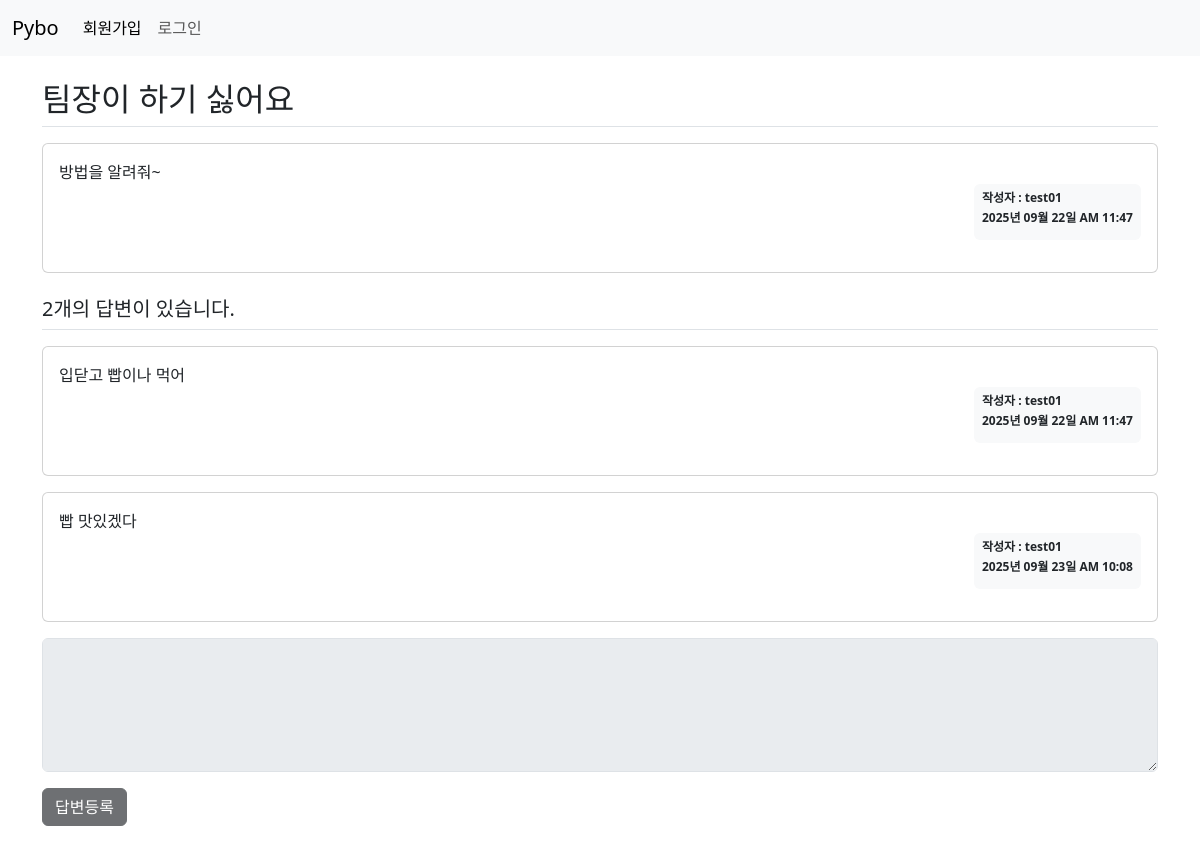
/question/detail/3/, run on the app's committed database.
### pybo/models.py (models this page shows)
class Question(db.Model):
    id = db.Column(db.Integer, primary_key=True)
    subject = db.Column(db.String(200), nullable=False)
    content = db.Column(db.Text(), nullable=False)
    create_date = db.Column(db.DateTime(), nullable=False)
    user_id = db.Column(db.Integer, db.ForeignKey('user.id', ondelete='CASCADE', onupdate='CASCADE'),nullable=False)
    user = db.relationship('User', backref=db.backref('question_set'))
    modify_date = db.Column(db.DateTime(), nullable=True)
    image_path = db.Column(db.String(200), nullable=True)   #이미지 경로 추가

class User(db.Model):
    id = db.Column(db.Integer, primary_key=True)
    username = db.Column(db.String(150), unique=True, nullable=False)
    password = db.Column(db.String(200), nullable=False)
    email = db.Column(db.String(120), unique=True, nullable=False)

class Answer(db.Model):
    id = db.Column(db.Integer, primary_key=True)
    question_id = db.Column(db.Integer, db.ForeignKey('question.id', ondelete='CASCADE'))
    question = db.relationship(Question, backref=db.backref('answer_set'))
    content = db.Column(db.Text(), nullable=False)
    create_date = db.Column(db.DateTime(), nullable=False)
    user_id = db.Column(db.Integer, db.ForeignKey('user.id', ondelete='CASCADE'), nullable=False)
    user = db.relationship('User', backref=db.backref('answer_set'))
    modify_date = db.Column(db.DateTime(), nullable=True)

### pybo/views/question_views.py (the view)
@bp.route('/detail/<int:question_id>/')
def detail(question_id):
    form = AnswerForm()  # 질문 상세 템플릿에 폼 추가
    question = Question.query.get_or_404(question_id)
    return render_template('question/question_detail.html', question=question, form=form)

### pybo/forms.py
class AnswerForm(FlaskForm):
    content = TextAreaField('내용', validators=[DataRequired("내용은 필수입력 항목입니다.")])

### pybo/filter.py (called while the page is built)
def format_datetime(value, fmt='%Y년 %m월 %d일 %p %I:%M'):
    return value.strftime(fmt)

### pybo/views/auth_views.py (called while the page is built)
@bp.before_app_request
def load_logged_in_user():
    user_id = session.get('user_id')
    if user_id is None:
        g.user = None
    else:
        g.user = User.query.get(int(user_id))

### pybo/templates/question/question_detail.html (shortened to what this page needs)
{% extends 'base.html' %}
{% block content %}
<div class="container my-3">
    <h2 class="border-bottom py-2">{{question.subject}}</h2>
    <div class="card my-3">
        <div class="card-body">
            <div class="card-text">
                {{question.content}}
            </div>
            <div class="d-flex justify-content-end">
                <div class="badge bg-light text-dark p-2  text-start">
                    <p class="mb-2">작성자 : {{ question.user.username }}</p>
                    <p class="mb-2">{{ question.create_date|datetime }}</p>
                </div>
            </div>
        </div>
    </div>
</div>
<div class="container my-3">
    <h5 class="border-bottom my-3 py-2">{{ question.answer_set|length }}개의 답변이 있습니다.</h5>
    {% for answer in question.answer_set %}
    <div class="card my-3">
        <div class="card-body">
            <div class="card-text">{{ answer.content }}</div>
            <div class="d-flex justify-content-end">
                <div class="badge bg-light text-dark p-2 text-start">
                    <p class="mb-2">작성자 : {{ answer.user.username  }}</p>
                    <p class="mb-2">{{ answer.create_date|datetime }}</p>
                </div>
            </div>
        </div>
    </div>
    {% endfor %}
</div>
<div class="container my-3">
    <form action="{{ url_for('answer.create', question_id=question.id) }}" method="post">
        <textarea class="form-control" name="content" id="content" rows="5"
        {% if not g.user %}disabled{% endif %} ></textarea>
        <button class="btn btn-dark mt-3" type="submit"
        {% if not g.user %}disabled{% endif %} >답변등록</button>
    </form>
</div>
{% endblock %}

### pybo/static/style.css (style rules this page uses)
textarea { width: 100%; }
button[type='submit'] { margin-top: 10px; }

### data on the page
Question: subject "팀장이 하기 싫어요", content "방법을 알려줘~", create_date "2025년 09월 22일 AM 11:47"
User: user.username "test01"
Answer: content "입닫고 빱이나 먹어", user.username "test01", create_date "2025년 09월 22일 AM 11:47"
Answer: content "빱 맛있겠다", user.username "test01", create_date "2025년 09월 23일 AM 10:08"

### other printed values
{{ question.answer_set|length }} "2"
